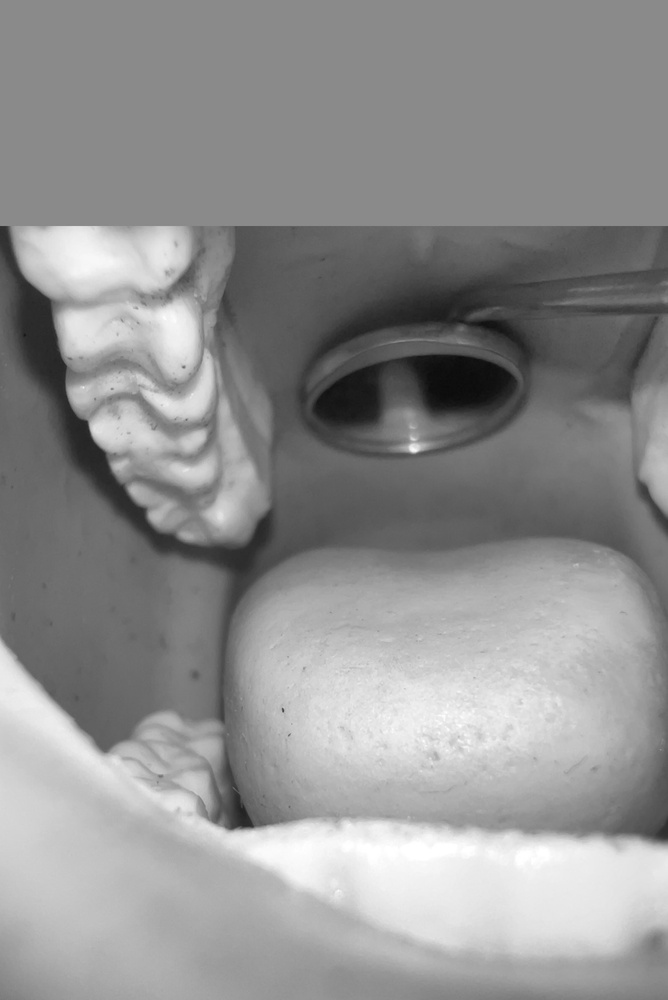
#> input picture round_object_gray.jpg, 668 x 1000 px, shrunk from 1170 x 1752 before the run
$ python -i image_ellipsis_with_restrictions.py   (imports and definitions only)
#> lines starting #> are read from the running program, lines starting #| are printed output that depends on the picture; after the words box and inside, x2 and y2 are one past the last pixel; in counts of white or black regions, pixels touching at a corner belong together
import math
import cv2
import numpy as np
import sys
import os

def extract_round_objects(image_path):
    # Load the image using OpenCV
#> called with image_path = 'round_object_gray.jpg'
    image = cv2.imread(image_path)
#> image is the input picture: shape (1000, 668, 3); min 11, max 255, mean 144.4

    # Convert the image to HSV color space
    hsv = cv2.cvtColor(image, cv2.COLOR_BGR2HSV)
#> hsv: shape (1000, 668, 3); mean H, S, V 0, 0, 144.4

    # Define range for silver color in HSV
    lower_silver = np.array([0, 0, 80])   # Adjust these values
    upper_silver = np.array([255, 80, 255]) # Adjust these values

    # Threshold the HSV image to get only silver colors
    mask = cv2.inRange(hsv, lower_silver, upper_silver)
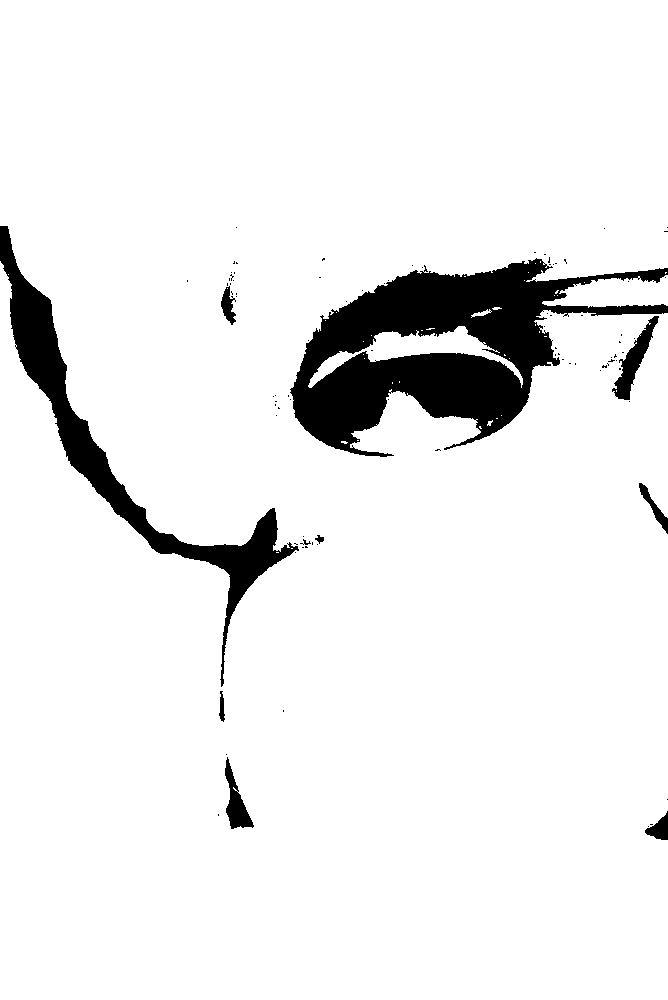
#> mask: shape (1000, 668); 92.7% white; 92 black regions (82 under 20 px)

    # Bitwise-AND mask and original image
    res = cv2.bitwise_and(image, image, mask=mask)
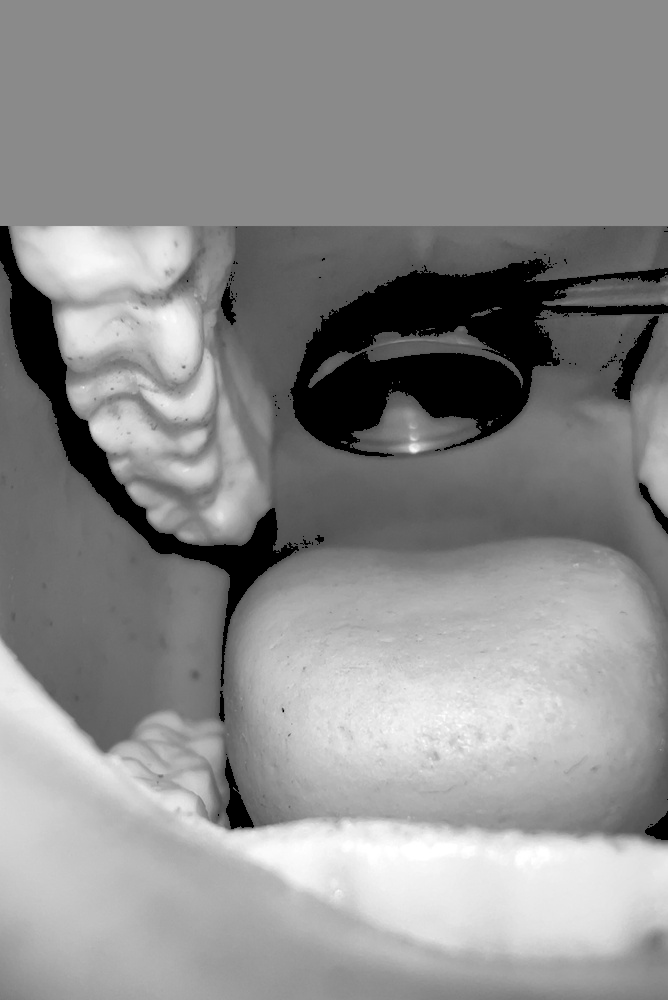
#> res: shape (1000, 668, 3); min 0, max 255, mean 140.4

    # Convert the result to grayscale
    gray = cv2.cvtColor(res, cv2.COLOR_BGR2GRAY)

    # Find contours in the thresholded image
    contours, _ = cv2.findContours(gray, cv2.RETR_EXTERNAL, cv2.CHAIN_APPROX_SIMPLE)
#> contours = 40 contours, 36 with area under 20; largest, box (x1, y1, x2, y2) and area: (0, 0, 668, 1000) 612520, (308, 326, 523, 388) 3148, (542, 275, 668, 308) 2566, (471, 309, 492, 318) 48

    round_objects = []

    # Calculate the area of the target ellipse
    target_area = math.pi * 193 * 127.5

    # Iterate over the contours
    for contour in contours:
        # Approximate the contour to an ellipse
        if len(contour) >= 5:
            ellipse = cv2.fitEllipse(contour)

            # Check that ellipse is valid and calculate its area
            if ellipse[1][0] >= 0 and ellipse[1][1] >= 0:
                ellipse_area = math.pi * (ellipse[1][0] / 2) * (ellipse[1][1] / 2)

                # Compare the ellipse's area with the target area (with some tolerance)
                if 0.7 * target_area <= ellipse_area <= 1.3 * target_area:
                    # Create a new mask for the ellipse
                    ellipse_mask = np.zeros_like(gray)
                    cv2.ellipse(ellipse_mask, ellipse, 255, -1)

                    # Bitwise-and the ellipse mask and the original image
                    round_object = cv2.bitwise_and(image, image, mask=ellipse_mask)

                    round_objects.append(round_object)
#> this loop made 40 passes
#> (ellipse, ellipse_area) on passes 6, 22, 26, 34, 40: (((489.5, 422.3), (3.84, 6.93), 29.44), 20.89), (((396.8, 473.9), (253.4, 314.4), 52.18), 62553.8), (((481, 313.2), (4.32, 20.18), 72.93), 68.47), (((621.7, 292.7), (27.99, 145.2), 86.75), 3191.5), (((329.3, 399.2), (491.6, 982.9), 147.3), 379491.7)
#> contour on passes 1, 2, 4, 7, 8, 9: [[276, 552], [278, 552]], [[291, 548], [292, 548]], [[357, 440], [358, 440]], [[496, 418], [497, 418]], [[501, 415]], [[392, 382], [392, 383]]
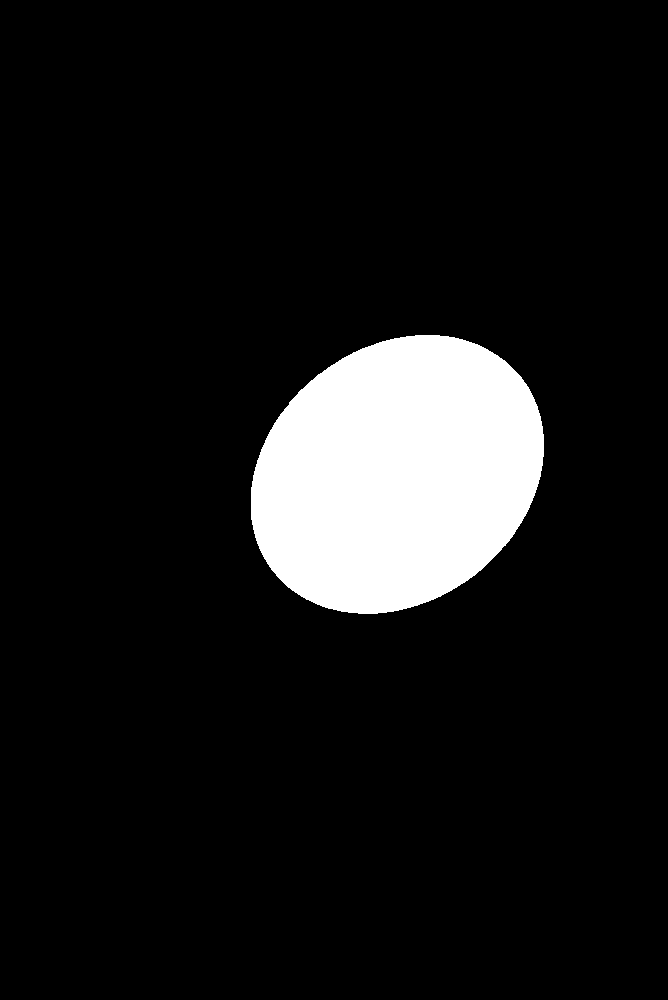
#> ellipse_mask: shape (1000, 668); 9.4% white; 1 white region, box (x1, y1, x2, y2) and area: (251, 335, 544, 614) 62908
#> after the loop, round_objects = 1 item

    return round_objects

# ... rest of the code ...
def main():
    # Get the image file name from command-line argument
    if len(sys.argv) < 2:
        print("Usage: python images_ellipsis.py <image_file>")
        return

    image_path = sys.argv[1]

    # Extract round objects from the image
    round_objects = extract_round_objects(image_path)

    # Create a directory to save the round objects if it doesn't exist
    output_dir = 'round_objects_testing'
    if not os.path.exists(output_dir):
        os.makedirs(output_dir)

    # Save the round objects separately in files
    for i, obj in enumerate(round_objects):
        output_path = os.path.join(output_dir, f"round_object_{i + 1}.jpg")
        cv2.imwrite(output_path, obj)
        print(f"Round Object {i + 1} saved as {output_path}")

    # [5 lines of commented-out code are left out]


# [2 lines not run here, left out]

>>> result = extract_round_objects('round_object_gray.jpg')
#> result = 1 item
